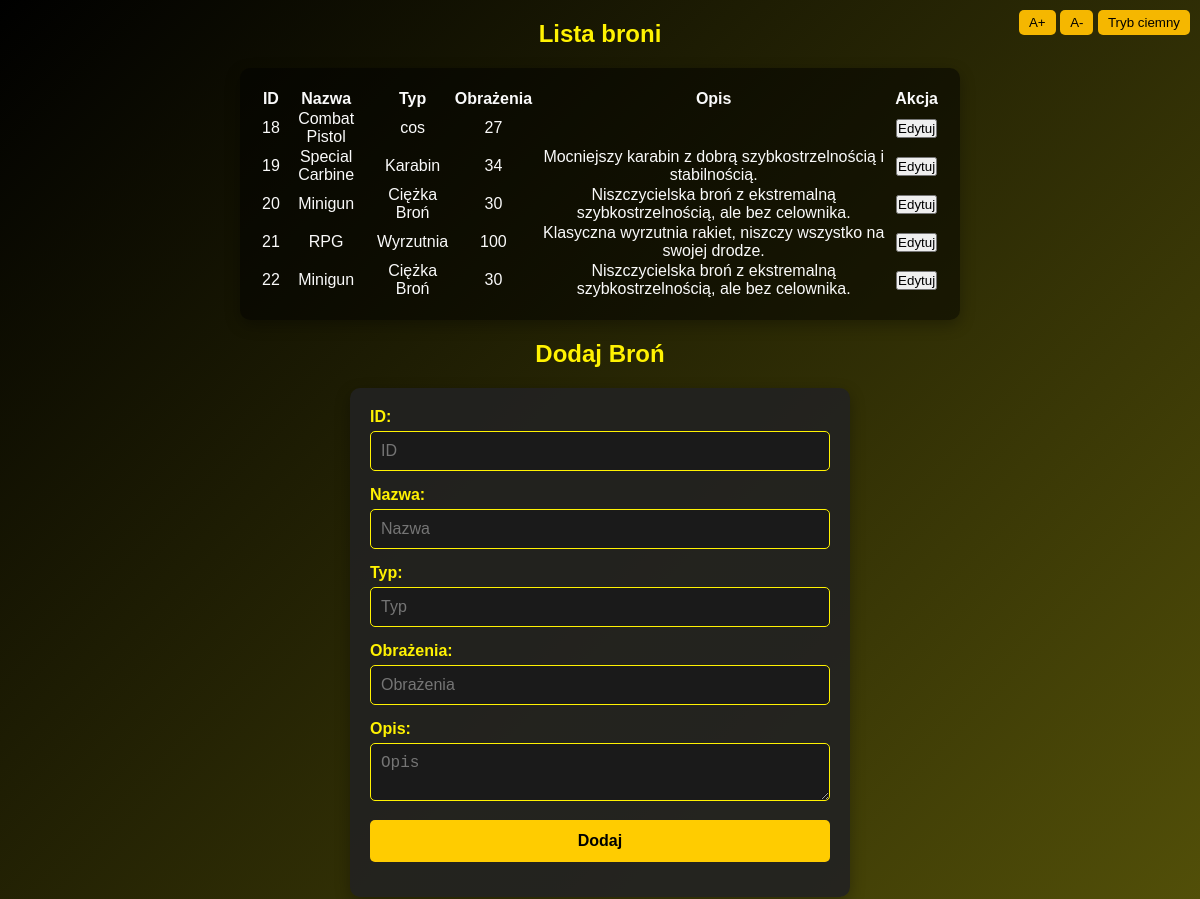
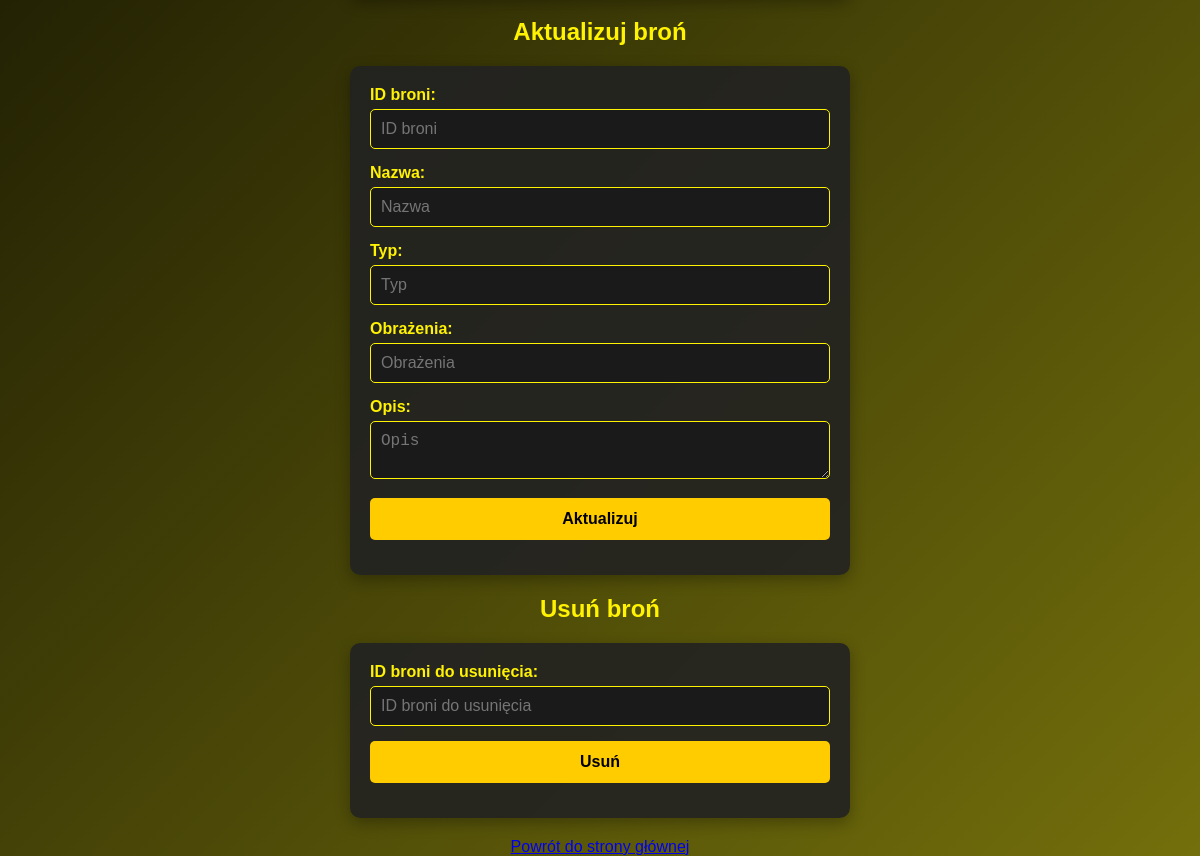
The app's page /weapons.php with its own data (2 pictures, top to bottom).
### tables this page shows
CREATE TABLE `bron` (
  `id` int(11) NOT NULL,
  `nazwa` varchar(100) NOT NULL,
  `typ` varchar(50) NOT NULL,
  `opis` text NOT NULL,
  `obrazenia` int(11) NOT NULL
);

### weapons.php (the view, shortened to what this page needs)
<!DOCTYPE html>
<html lang="pl">
<head>
    <link rel="stylesheet" href="weapons.css">
</head>
<body>
    <div class="controls">
        <button id="increase-font">A+</button>
        <button id="decrease-font">A-</button>
        <button id="toggle-dark-mode">Tryb ciemny</button>
    </div>
    <?php
    $conn = new mysqli('localhost', 'root', '', 'gta');
    $q = "SELECT * FROM bron";
    $r = $conn->query($q);
    if ($r->num_rows > 0) {
        echo "<h2>Lista broni</h2>";
        echo "<div class='table-container'>";
        echo "<table><tr><th>ID</th><th>Nazwa</th><th>Typ</th><th>Obrażenia</th><th>Opis</th><th>Akcja</th></tr>";
        while ($row = mysqli_fetch_assoc($r)) {
            echo "<tr>";
            echo "<td>" . $row["id"] . "</td>";
            echo "<td>" . $row["nazwa"] . "</td>";
            echo "<td>" . $row["typ"] . "</td>";
            echo "<td>" . $row["obrazenia"] . "</td>";
            echo "<td>" . $row["opis"] . "</td>";
            echo "<td><button class='edytuj' data-id='" . $row["id"] . "' data-nazwa='" .$row["nazwa"] . "' data-typ='" .$row["typ"] . "' data-obrazenia='" . $row["obrazenia"] . "' data-opis='" . htmlspecialchars($row["opis"]) . "'>Edytuj</button></td>";
            echo "</tr>";
        }
        echo "</table>";
        echo "</div>";
    } else {
        echo "Brak danych.";
    }
    echo "<h2>Dodaj Broń</h2>";
    echo '<div class="form-container">';
    echo '<form method="POST" action="weapons.php">';
    echo '<div class="form-group">';
    echo '<label for="id">ID:</label>';
    echo '<input type="number" name="id" id="id" placeholder="ID" required>';
    echo '</div>';
    echo '<div class="form-group">';
    echo '<label for="nazwa">Nazwa:</label>';
    echo '<input type="text" name="nazwa" id="nazwa" placeholder="Nazwa">';
    echo '</div>';
    echo '<div class="form-group">';
    echo '<label for="typ">Typ:</label>';
    echo '<input type="text" name="typ" id="typ" placeholder="Typ">';
    echo '</div>';
    echo '<div class="form-group">';
    echo '<label for="obrazenia">Obrażenia:</label>';
    echo '<input type="number" name="obrazenia" id="obrazenia" placeholder="Obrażenia">';
    echo '</div>';
    echo '<div class="form-group">';
    echo '<label for="opis">Opis:</label>';
    echo '<textarea name="opis" id="opis" placeholder="Opis"></textarea>';
    echo '</div>';
    echo '<div class="form-group">';
    echo '<input type="submit" name="insert" value="Dodaj">';
    echo '</div>';
    echo '</form>';
    echo '</div>';
    echo "<h2>Aktualizuj broń</h2>";
    echo '<div class="form-container">';
    echo '<form method="POST" action="">';
    echo '<div class="form-group">';
    echo '<label for="id_update">ID broni:</label>';
    echo '<input type="number" name="id" id="id_update" placeholder="ID broni" required>';
    echo '</div>';
    echo '<div class="form-group">';
    echo '<label for="nazwa_update">Nazwa:</label>';
    echo '<input type="text" name="nazwa" id="nazwa_update" placeholder="Nazwa">';
    echo '</div>';
    echo '<div class="form-group">';
    echo '<label for="typ_update">Typ:</label>';
    echo '<input type="text" name="typ" id="typ_update" placeholder="Typ">';
    echo '</div>';
    echo '<div class="form-group">';
    echo '<label for="obrazenia_update">Obrażenia:</label>';
    echo '<input type="number" name="obrazenia" id="obrazenia_update" placeholder="Obrażenia">';
    echo '</div>';
    echo '<div class="form-group">';
    echo '<label for="opis_update">Opis:</label>';
    echo '<textarea name="opis" id="opis_update" placeholder="Opis"></textarea>';
    echo '</div>';
    echo '<div class="form-group">';
    echo '<input type="submit" name="update" value="Aktualizuj">';
    echo '</div>';
    echo '</form>';
    echo '</div>';
    echo "<h2>Usuń broń</h2>";
    echo '<div class="form-container">';
    echo '<form method="POST" action="weapons.php">';
    echo '<div class="form-group">';
    echo '<label for="id_delete">ID broni do usunięcia:</label>';
    echo '<input type="number" name="id_delete" id="id_delete" placeholder="ID broni do usunięcia" required>';
    echo '</div>';
    echo '<div class="form-group">';
    echo '<input type="submit" name="delete" value="Usuń">';
    echo '</div>';
    echo '</form>';
    echo '</div>';
    echo '<p><a href="gta.php">Powrót do strony głównej</a></p>';
    ?>
</body>
</html>

### weapons.css (style rules this page uses)
* { margin: 0; padding: 0; box-sizing: border-box; }
body { font-family: Arial, sans-serif; background: linear-gradient(135deg, #000000, #6e6a03f6); color: rgb(250, 250, 250); text-align: center; margin: 0; padding: 0; transition: all 0.3s ease-in-out; }
.controls { position: fixed; top: 10px; right: 10px; }
.controls button { padding: 5px 10px; background-color: #f5b700; border: none; border-radius: 5px; cursor: pointer; transition: transform 0.3s ease-in-out; color: black; }
.table-container { position: relative; width: 60%; margin: 20px auto; background: rgba(0, 0, 0, 0.5); padding: 20px; border-radius: 10px; box-shadow: 0 5px 15px rgba(0, 0, 0, 0.3); transition: all 0.3s ease-in-out; }
h2 { text-align: center; color: #fff202; margin: 20px 0; transition: color 0.3s ease-in-out; }
.form-container { max-width: 500px; margin: 20px auto; padding: 20px; background: rgba(34, 34, 34, 0.9); border-radius: 10px; box-shadow: 0 5px 15px rgba(0, 0, 0, 0.3); transition: all 0.3s ease-in-out; }
.form-group { margin-bottom: 15px; text-align: left; }
.form-group label { display: block; margin-bottom: 5px; color: #fff202; font-weight: bold; }
.form-group input, .form-group textarea { width: 100%; padding: 10px; border: 1px solid #fff202; border-radius: 5px; background-color: #1a1a1a; color: white; font-size: 16px; transition: all 0.3s ease-in-out; }
.form-group input[type="submit"] { background-color: #ffcc00; color: black; border: none; padding: 12px 20px; cursor: pointer; font-weight: bold; transition: all 0.3s ease-in-out; border-radius: 5px; }

### records on screen
bron: id "18", nazwa "Combat Pistol", typ "cos", obrazenia "27"
bron: id "19", nazwa "Special Carbine", typ "Karabin", obrazenia "34", opis "Mocniejszy karabin z dobrą szybkostrzelnością i stabilnością."
bron: id "20", nazwa "Minigun", typ "Ciężka Broń", obrazenia "30", opis "Niszczycielska broń z ekstremalną szybkostrzelnością, ale bez celownika."
bron: id "21", nazwa "RPG", typ "Wyrzutnia", obrazenia "100", opis "Klasyczna wyrzutnia rakiet, niszczy wszystko na swojej drodze."
bron: id "22", nazwa "Minigun", typ "Ciężka Broń", obrazenia "30", opis "Niszczycielska broń z ekstremalną szybkostrzelnością, ale bez celownika."
